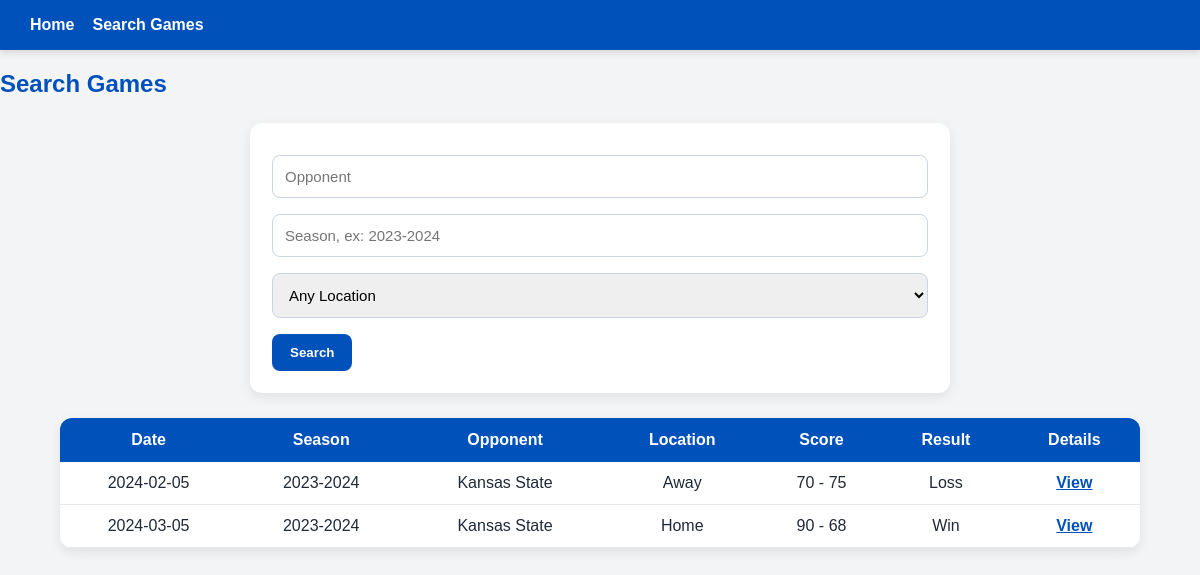
The app's page /games.php?opponent=Kansas State with its own data.
### tables this page shows
CREATE TABLE Games (
    gameID INT AUTO_INCREMENT PRIMARY KEY,
    gameDate DATE NOT NULL,
    season VARCHAR(20),
    opponent VARCHAR(100) NOT NULL,
    location VARCHAR(20),
    KUscore INT,
    opponentScore INT,
    result VARCHAR(10)
);

### games.php (the view, shortened to what this page needs)
<?php include "db.php"; ?>
<link rel="stylesheet" href="style.css">
<nav>
    <a href="index.php">Home</a>
    <a href="games.php">Search Games</a>
</nav>
<h2>Search Games</h2>
<form method="GET">
    <input type="text" name="opponent" placeholder="Opponent">
    <input type="text" name="season" placeholder="Season, ex: 2023-2024">
    <select name="location">
        <option value="">Any Location</option>
    </select>
    <button type="submit">Search</button>
</form>
<?php
$query = "SELECT * FROM Games WHERE 1=1";
$params = [];
$types = "";
if (!empty($_GET["opponent"])) {
    $query .= " AND opponent LIKE ?";
    $params[] = "%" . $_GET["opponent"] . "%";
    $types .= "s";
}
$stmt = mysqli_prepare($conn, $query);
if (!empty($params)) {
    mysqli_stmt_bind_param($stmt, $types, ...$params);
}
mysqli_stmt_execute($stmt);
$result = mysqli_stmt_get_result($stmt);
?>
<table>
    <tr>
        <th>Date</th>
        <th>Season</th>
        <th>Opponent</th>
        <th>Location</th>
        <th>Score</th>
        <th>Result</th>
        <th>Details</th>
    </tr>
    <?php while ($row = mysqli_fetch_assoc($result)): ?>
        <tr>
            <td><?php echo $row["gameDate"]; ?></td>
            <td><?php echo $row["season"]; ?></td>
            <td><?php echo $row["opponent"]; ?></td>
            <td><?php echo $row["location"]; ?></td>
            <td><?php echo $row["KUscore"] . " - " . $row["opponentScore"]; ?></td>
            <td><?php echo $row["result"]; ?></td>
            <td><a href="game_details.php?gameID=<?php echo $row["gameID"]; ?>">View</a></td>
        </tr>
    <?php endwhile; ?>
</table>

### style.css (style rules this page uses)
* { box-sizing: border-box; }
nav { background: #0051ba; padding: 16px 30px; display: flex; align-items: center; gap: 18px; color: white; box-shadow: 0 2px 8px rgba(0,0,0,0.15); }
nav a { color: white; text-decoration: none; font-weight: bold; }
h1, h2, h3 { color: #0051ba; }
form { background: white; padding: 22px; margin: 25px auto; width: 90%; max-width: 700px; border-radius: 12px; box-shadow: 0 4px 12px rgba(0,0,0,0.08); }
input, select, textarea { display: block; margin: 10px 0 16px 0; padding: 12px; width: 100%; border: 1px solid #cbd5e1; border-radius: 8px; font-size: 15px; }
button { background: #0051ba; color: white; border: none; padding: 11px 18px; border-radius: 8px; cursor: pointer; font-weight: bold; }
table { width: 90%; margin: 25px auto; border-collapse: collapse; background: white; border-radius: 12px; overflow: hidden; box-shadow: 0 4px 12px rgba(0,0,0,0.08); }
th { background: #0051ba; color: white; padding: 13px; }
td { border-bottom: 1px solid #e5e7eb; padding: 12px; text-align: center; }
a { color: #0051ba; font-weight: bold; }

### records on screen
games: gameDate "2024-02-05", season "2023-2024", opponent "Kansas State", location "Away", KUscore "70", opponentScore "75", result "Loss"
games: gameDate "2024-03-05", season "2023-2024", opponent "Kansas State", location "Home", KUscore "90", opponentScore "68", result "Win"
